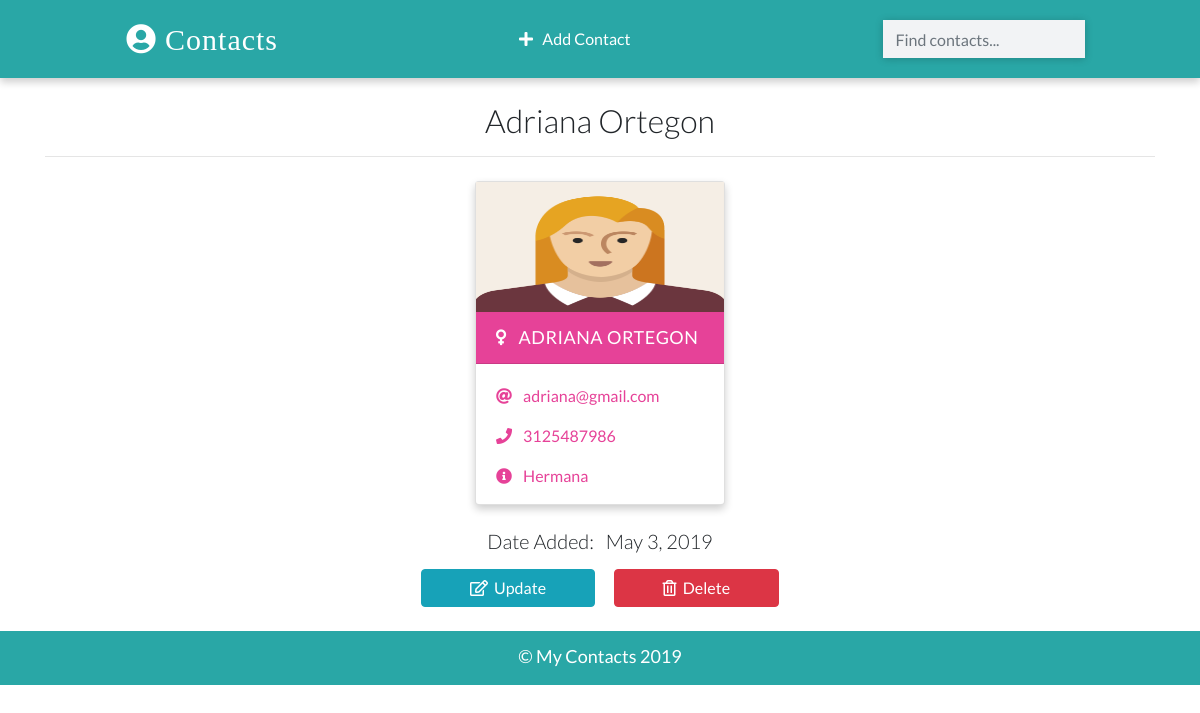
Page /detail/1/ on the committed database.
### app/models.py (models this page shows, shortened)
class Contact(models.Model):
    name = models.CharField(max_length=20)
    email = models.EmailField(max_length=100)
    phone = models.IntegerField()
    info = models.CharField(max_length=30)
    gender = models.CharField(max_length=50, choices=(
         ('male', 'Male'),
         ('female', 'Female')
        )
    )
    image = models.ImageField(upload_to='images/', blank=True)
    date_added = models.DateField( auto_now_add=True)
    class Meta:
        ordering = ['-id']

### app/views.py (the view)
# urls.py: path('detail/<int:pk>/', views.ContactDetailView.as_view(), name='detail' ),
class ContactDetailView(DetailView):
    template_name = 'detail.html'
    model = Contact
    context_object_name = 'contact'

### templates/detail.html (shortened to what this page needs)
{% extends 'base.html' %}
{% load static %}
{% block content %}
    <div class="container">
      <h2 class="heading font-weight-light text-center">{{contact.name}}</h2>
      <hr />
    </div>
    <div class="container main-part">
      {% include 'partials/_card.html' %}
    </div>
    <div class="container mt-3">
    <h5 class="text-center my-3 font-weight-light">Date Added: &nbsp; {{contact.date_added}}</h5>
       <p class="text-center text-light">
        <a class="btn btn-info px-5" href="{% url 'update' contact.id %}">
          <i class="far fa-edit"></i>&nbsp; Update
        </a>
        <a class="btn btn-danger px-5" href="{% url 'delete' contact.id %}">
          <i class="far fa-trash-alt"></i>&nbsp; Delete
        </a>
       </p>
    </div>
{% endblock content %}

### templates/partials/_card.html
{% load static %}
{% if contact.gender == 'male' %}
    <div class="card my-2 mx-2 boy-card {% if 'detail' in request.path %} mx-auto w-25 {% endif %}">
        <img
            src="{% if contact.image %}
                    {{contact.image.url}}
                {% else %}
                    {% static './images/boy.png' %}
                {% endif %}"
            class="img-fluid"/>
        <div class="card-header">
            <a href='{% url 'detail' contact.id %}' class="text-white header-link">
                <i class="fas fa-mars mr-2"></i> {{contact.name}}</a>
        </div>
        <div class="card-body pb-0">
            <p>
                <i class="fas fa-at mr-2"></i>
                <a href="mailto{{contact.email}}">{{contact.email}}</a>
            </p>
            <p>
                <i class="fas fa-phone mr-2"></i>
                <a href="tel:{{contact.phone}}">{{contact.phone}}</a>
            </p>
            <p>
                <i class="fas fa-info-circle mr-2"></i>
                {{contact.info}}</p>
        </div>
    </div>
{% else %}
    <div class="card my-2 mx-2 girl-card">
        <img
            src="{% if contact.image %}
        {{contact.url}}
    {% else %}
        {% static './images/girl.png' %}
    {% endif %}"
            class="img-fluid"/>
        <div class="card-header">
            <a href="{% url 'detail' contact.id %}" class="text-white header-link">
                <i class="fas fa-venus mr-2"></i>
                {{contact.name}}</a >
        </div>
        <div class="card-body pb-0">
            <p>
                <i class="fas fa-at mr-2"></i>
                <a href="mailto:{{contact.email}}">{{contact.email}}</a>
            </p>
            <p>
                <i class="fas fa-phone mr-2"></i>
                <a href="tel:{{contact.phone}}">{{contact.phone}}</a>
            </p>
            <p>
                <i class="fas fa-info-circle mr-2"></i>
                {{contact.info}}</p>
        </div>
    </div>
{% endif %}

### static/css/main.css (style rules this page uses)
:root { --back: #29a7a6; --girl: #e64298; --boy: #2874dd; }
body { font-family: Lato, sans-serif; }
.card { box-shadow: 0 4px 8px 0 rgba(0, 0, 0, 0.2); transition: 0.3s; min-width: 250px; box-sizing: border-box; }
img { height: 130px !important; }
.card-header { font-size: 18px; letter-spacing: 0.5px; text-transform: uppercase; }
.girl-card .card-header { background-color: var(--girl); }
.girl-card .card-body, .girl-card .card-body p a { color: var(--girl); }
.card-body p { cursor: pointer; }
.main-part { display: flex; flex-wrap: wrap; justify-content: space-evenly; }

### rows in the picture
Contact: name "Adriana Ortegon", name "ADRIANA ORTEGON", email "adriana@gmail.com", phone "3125487986", info "Hermana", date_added "May 3, 2019"
